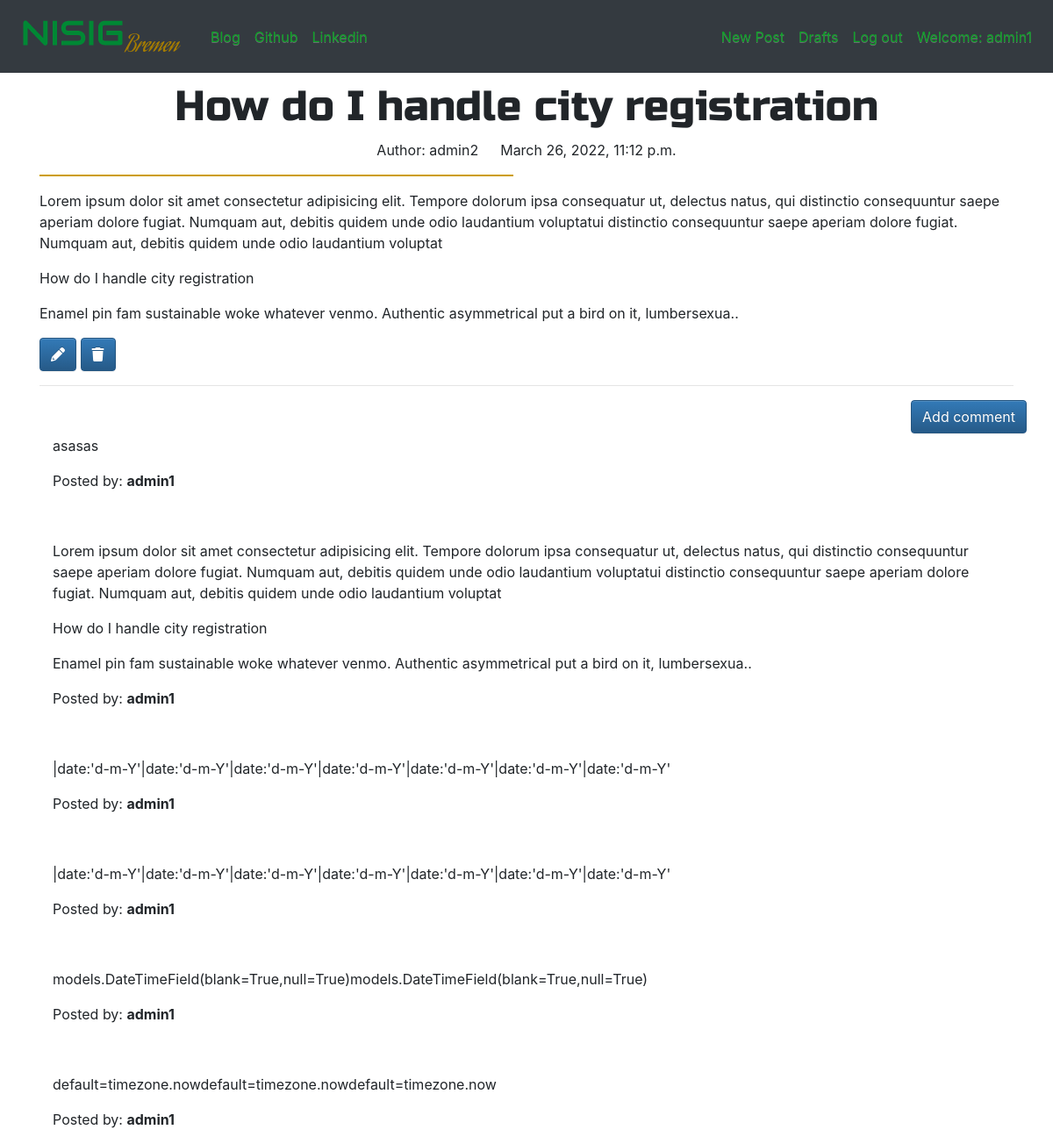
The app's page /post/1/ (signed in) with its own data.
### nsig_blog/models.py (models this page shows, shortened)
class Post(models.Model):
    author=models.ForeignKey(User, on_delete=models.CASCADE,null=True) # connects each author to an auth user
    published_date=models.DateTimeField(blank=True,null=True)
    title=models.CharField(max_length=200)
    create_date=models.DateTimeField(default=timezone.now)
    text=models.TextField()

class Comment(models.Model):
    post=models.ForeignKey('nsig_blog.Post', related_name='comments', on_delete=models.CASCADE) #connects each comment to a post
    author=models.CharField(max_length=100)
    text=models.TextField()
    create_date=models.DateTimeField(default=timezone.now)
    approved_comment=models.BooleanField(default=False)

### nsig_blog/views.py (the view)
# urls.py: path('post/<int:pk>/',views.PostDetailView.as_view(),name='post_detail'),
class PostDetailView (DetailView):
    model=Post

### nsig_blog/templates/nsig_blog/post_detail.html (shortened to what this page needs)
{% extends "nsig_blog/base.html" %}
{% block bodyblk %}
    <h1 class="posttitle ">{{post.title}}</h1>
    {% if post.published_date %}
      <div class="date postdate ">
        <p> Author: {{post.author}} &emsp; {{ post.published_date }}</p>
      </div>
    {% else %}
      <a class="btn post-btn" href="{% url 'post_publish' pk=post.pk %}">Publish</a>
    {% endif %}
    <div>
     <p class="postcontent">{{ post.text|safe|linebreaksbr}}</p>
    </div>
    {% if user.is_authenticated %}
      <a class="btn btn-primary" href="{% url 'post_edit' pk=post.pk %}">
         <i class="fas fa-pencil"></i>
      </a>
      <a class="btn btn-primary" href="{% url 'post_remove' pk=post.pk %}">
        <span ><i class="fa-solid fa-trash"></i></span>
    </a>
    {% endif %}
    <hr>
    <a class="btn btn-primary btn-comment" href="{% url 'add_comment_to_post' pk=post.pk %}">Add comment</a>
    <div class="container">
        {% for comment in post.comments.all %}
        <br>
            {% if user.is_authenticated or comment.approved_comment %}
                <p>{{ comment.text|safe|linebreaks }}</p>
                <p>Posted by: <strong>{{ comment.author }}</strong></p>
            {% endif %}
        {% empty %}
            <p>No comments posted.</p>
        {% endfor %}
    </div>
{% endblock %}

### nsig_blog/templates/nsig_blog/base.html (shortened to what this page needs)
<!DOCTYPE html>
{% load static %}
<html lang="en">
<head>
    <link rel="stylesheet" href="//cdn.jsdelivr.net/npm/medium-editor@latest/dist/css/medium-editor.min.css" type="text/css" media="screen" charset="utf-8">
    <link rel="stylesheet" href="https://stackpath.bootstrapcdn.com/bootstrap/4.4.1/css/bootstrap.min.css">
    <link rel="stylesheet" href="https://maxcdn.bootstrapcdn.com/bootstrap/3.3.7/css/bootstrap-theme.min.css">
    <link rel="stylesheet" href="{% static 'css/nsig_blog.css' %}">
    <link rel="stylesheet" href="https://cdnjs.cloudflare.com/ajax/libs/font-awesome/6.0.0/css/all.min.css">
</head>
<body class="">
    <nav class="navbar navbar-expand-lg navbar-dark bg-dark  techfont loader" style="background-color: #e3f2fd;">
        <a href="{% url 'post_list' %}" class="navbar-brand bigbrand"><img src="{% static 'logo/download.png' %}" alt="NSIG Bremen Logo"></a>
        <div class="collapse navbar-collapse" id="navbarNav">
            <ul class="navbar-nav mr-auto">
                <li class="nav-item active" ><a href="{% url 'post_list' %}" class="nav-link navtex navtex">Blog</a></li>
                <li class="nav-item"><a href="https://github.com/david13pod" class="nav-link navtex">Github</a></li>
                <li class="nav-item"><a href="https://www.linkedin.com/in/oluwapelumi-o-296805a1/" class="nav-link navtex">Linkedin</a></li>
            </ul>
            <ul class="navbar-nav ml-auto">
                {% if user.is_authenticated %}
                <li>
                    <a class="nav-link navtex" href="{% url 'post_new' %}">New Post</a>
                </li>
                <li>
                    <a class="nav-link navtex" href="{% url 'post_draft' %}">Drafts</a>
                </li>
                <li>
                    <a class="nav-link navtex" href="{% url 'nsig_blog_logout' %}">Log out</a>
                </li>
                <li>
                    <a class="nav-link navtex" >Welcome: {{user.username}}</a>
                </li>
                {% else %}
                <li class="nav-item">
                    <a class="nav-link navtex" href="{% url 'nsig_blog_login' %}"><i class="fa-solid fa-user"></i>Login</a>
                </li>
                {% endif %}
            </ul>
        </div>
    </nav>
    <div class="content container">
        <div class="row">
            <div class="col">
              <div class="blog_posts">
                {% block bodyblk %}
                {% endblock %}
              </div>
            </div>
        </div>
    </div>
</body>
</html>

### nsig_blog/static/css/nsig_blog.css (style rules this page uses)
.loader { filter:hue-rotate(0deg); color: linear-gradient(45deg,#0f8,#08f); animation:hue 5000ms infinite linear; }
body { font-size: 16px; }
.container { width: 100%; }
.techfont { font-size: 1.0em; margin-bottom: 10px; }
.navtex { color: #0fa128 !important; }
.postdate { text-align: center; }
.posttitle { font-family: 'Russo One', sans-serif; font-size: 3em; text-align: center; }
.postcontent { font-family: 'Montserrat'; font-size: 1em; border: 1px solid rgb(204, 157, 2); width: 45vw; }
.btn-comment { position: absolute; right: 0px; }
.bigbrand { font-size: 1.5em; }

### records on screen
Post: title "How do I handle city registration", author "admin2", published_date "March 26, 2022, 11:12 p.m.", text "Lorem ipsum dolor sit amet consectetur adipisicing elit. Tempore dolorum ipsa consequatur ut, delectus natus, qui distinctio consequuntur saepe aperiam dolore fugiat. Numquam aut, debitis quidem unde odio laudantium voluptatui distinctio consequuntur saepe aperiam dolore fugiat. Numquam aut, debitis quidem unde odio laudantium voluptat How do I handle city registration Enamel pin fam sustainable woke whatever venmo. Authentic asymmetrical put a bird on it, lumbersexua.."
Comment: text "asasas", author "admin1"
Comment: text "Lorem ipsum dolor sit amet consectetur adipisicing elit. Tempore dolorum ipsa consequatur ut, delectus natus, qui distinctio consequuntur saepe aperiam dolore fugiat. Numquam aut, debitis quidem unde odio laudantium voluptatui distinctio consequuntur saepe aperiam dolore fugiat. Numquam aut, debitis quidem unde odio laudantium voluptat How do I handle city registration Enamel pin fam sustainable woke whatever venmo. Authentic asymmetrical put a bird on it, lumbersexua..", author "admin1"
Comment: text "|date:'d-m-Y'|date:'d-m-Y'|date:'d-m-Y'|date:'d-m-Y'|date:'d-m-Y'|date:'d-m-Y'|date:'d-m-Y'", author "admin1"
Comment: text "|date:'d-m-Y'|date:'d-m-Y'|date:'d-m-Y'|date:'d-m-Y'|date:'d-m-Y'|date:'d-m-Y'|date:'d-m-Y'", author "admin1"
Comment: text "models.DateTimeField(blank=True,null=True)models.DateTimeField(blank=True,null=True)", author "admin1"
Comment: text "default=timezone.nowdefault=timezone.nowdefault=timezone.now", author "admin1"

### other values on screen
{{ user.username }} "admin1"
